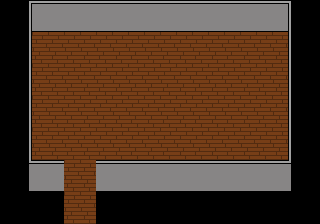

The image is a tile-based game level rendered from a .tmx file. Its description and source (layers, tilesets, objects; grid data summarised) follow:
An orthogonal 10x7 tile map with 32x32 px tiles, 2 tile layers (Tile Layer 1, Tile Layer 2), 2 tilesets and 1 object.

<map version="1.0" orientation="orthogonal" renderorder="right-down" width="10" height="7" tilewidth="32" tileheight="32" nextobjectid="2">
 <tileset firstgid="1" name="Tileset" tilewidth="32" tileheight="32">
  <image source="Tileset.png" width="640" height="640" />
 </tileset>
 <tileset firstgid="401" name="joshua" tilewidth="32" tileheight="48">
  <image source="joshua.png" width="128" height="192" />
 </tileset>
 <layer name="Tile Layer 1" width="10" height="7">
  <data>[70 cells, 61 non-empty, 9 distinct tile ids]</data>
 </layer>
 <layer name="Tile Layer 2" width="10" height="7">
  <data>[70 cells, 0 non-empty, 0 distinct tile ids]</data>
 </layer>
 <objectgroup name="Object Layer 1">
  <object id="1" gid="403" x="200" y="64" width="32" height="48" />
 </objectgroup>
</map>